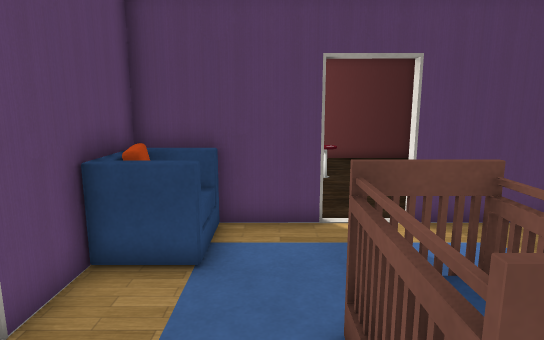
view 1 (above)

17 first-person views from a walk through a Unity game level. The camera is 1.5 m above the floor, tilts 10° down and sees 75° across. The floor is counted in squares, 0.5 m on a side. Each view is taken from the middle of a square. On the plan, view 1 faces up. The plan holds only what a view shows up to about 20 squares ahead; the rest is blank. The place goes on beyond the plan. The player is left out. Door leaves are left out, so doorways stand open. Some surface patterns are stand-ins.

view 2
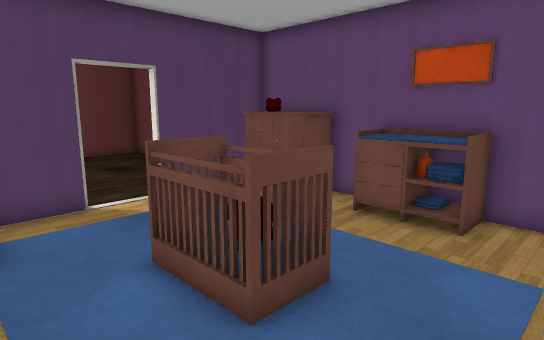

view 3
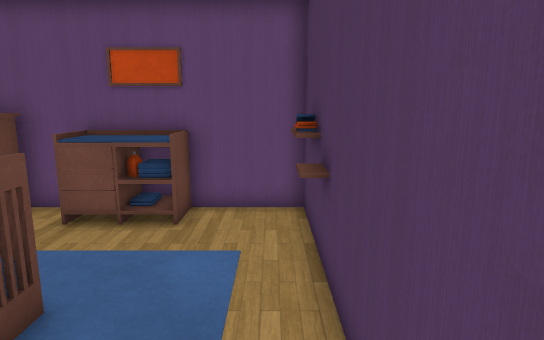

view 4
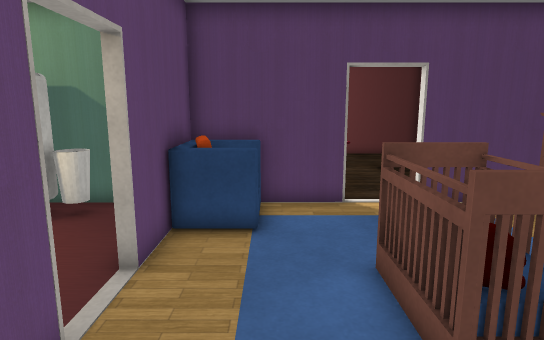

view 5
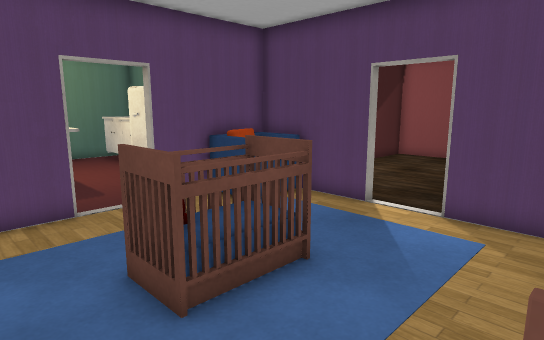

view 6
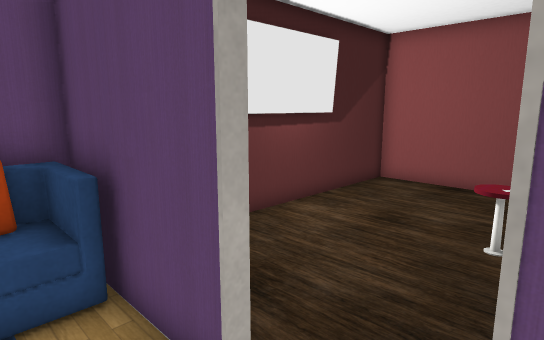

view 7
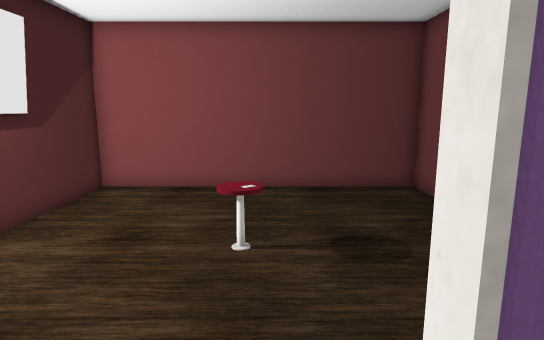

view 8
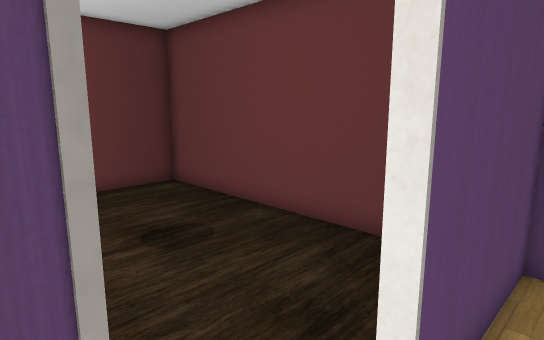

view 9
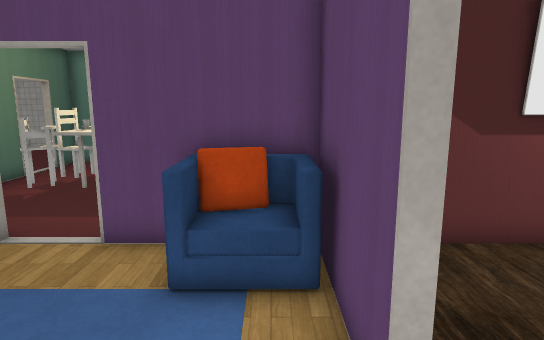

view 10
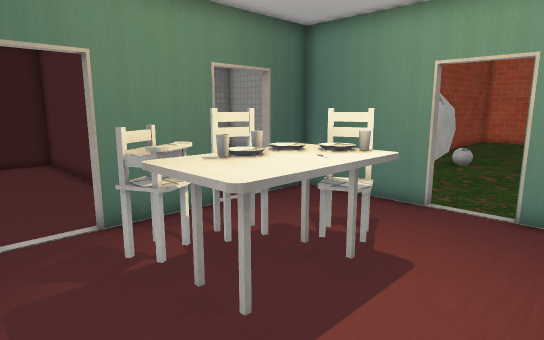

view 11
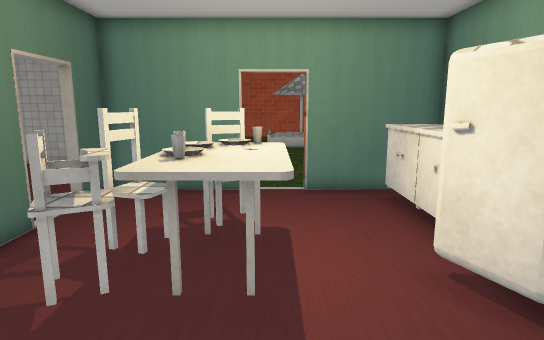

view 12
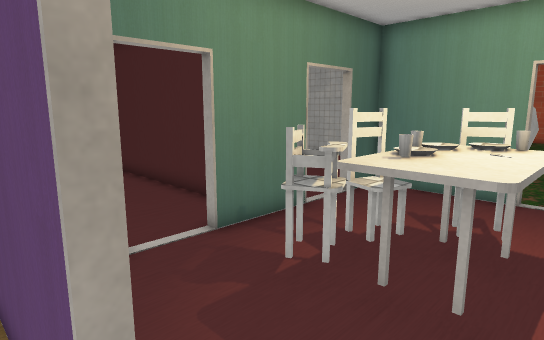

view 13
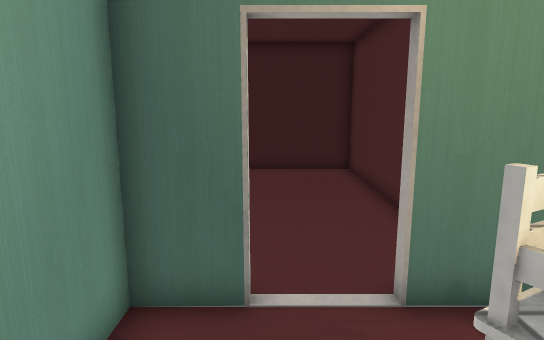

view 14
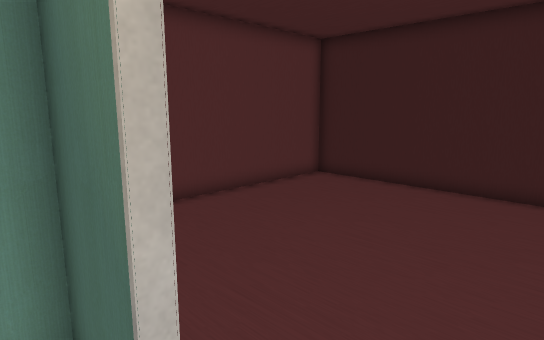

view 15
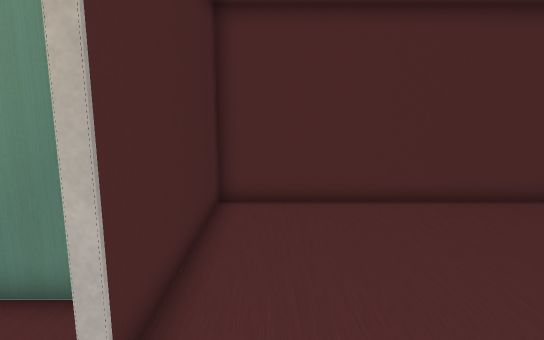

view 16
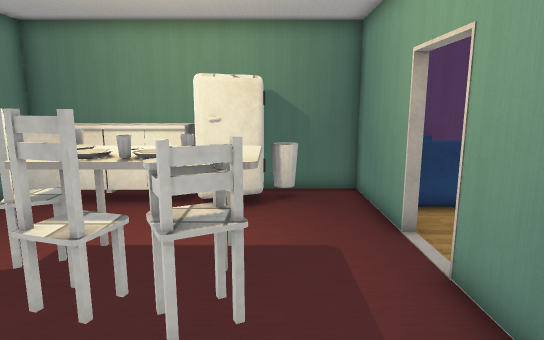

view 17
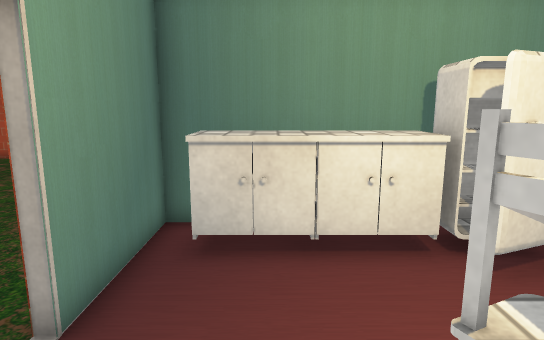

### Floor plan
Points are (right, up) in squares from view 1. A wall is a line through its corners. A room is listed if a view was taken in it or the views show most of it. See-through windows are left out.
Room 1 (views 1, 2, 3, 4, 5, 6, 7, 8, 9, 11, 12)
walls: (-3.5, 2) (-3.5, -1.7); (1.4, 9) (-3.5, 9) (-3.5, 4.1); (-0.9, -3) (8.5, -3) (8.5, 9) (3.6, 9)
ways out: open door at (-4, 3) to room 2; open door at (2.5, 9) to room 4
objects: other object (-3, 6) to (-3, 8); other object (1, 1) to (3, 4); other object (4, -2) to (6, -2); other object (7, 0) to (8, 3); other object (7, 5) to (8, 8)
Room 2 (views 10, 13, 14, 17)
walls: (-15.8, 1.9) (-15.8, -3) (-13.8, -3); (-11.6, -3) (-8, -3); (-3.8, 4.1) (-3.8, 9) (-15.8, 9) (-15.8, 4.2); (-5.7, -3) (-3.8, -3) (-3.8, 1.9)
ways out: open door at (-4, 3) to room 1; open door at (-7, -3) to room 3; open door at (-16, 3); open door at (-12.5, -3)
objects: other object (-15, 6) to (-6, 8); other object (-12, 0) to (-7, 3)
Room 3 (views 15, 16)
walls: (-9.8, -6) (-9.8, -15.3) (2.2, -15.3) (2.2, -3.3) (-5.7, -3.3)
ways out: open door at (-7, -3) to room 2
Room 4 (no view inside)
walls: (8.5, 11.8) (8.5, 21.3) (-3.5, 21.3) (-3.5, 11.8)
ways out: open door at (2.5, 9) to room 1
objects: other object (-3, 14) to (-3, 17)

Positions as (right, up) in squares from view 1, and headings:
1: (0, 0), facing up
2: (-2, -2), facing up-right
3: (-2, -2), facing right
4: (-1, -2), facing up
5: (7, -1), facing up-left
6: (4, 7), facing up-left
7: (3, 8), facing up
8: (1, 8), facing up-right
9: (4, 8), facing left
10: (-5, 6), facing down-left
11: (-3, 3), facing left
12: (-3, 4), facing down-left
13: (-6, 2), facing down
14: (-8, -2), facing down-right
15: (-9, -5), facing right
16: (-7, -4), facing up
17: (-13, 0), facing up
